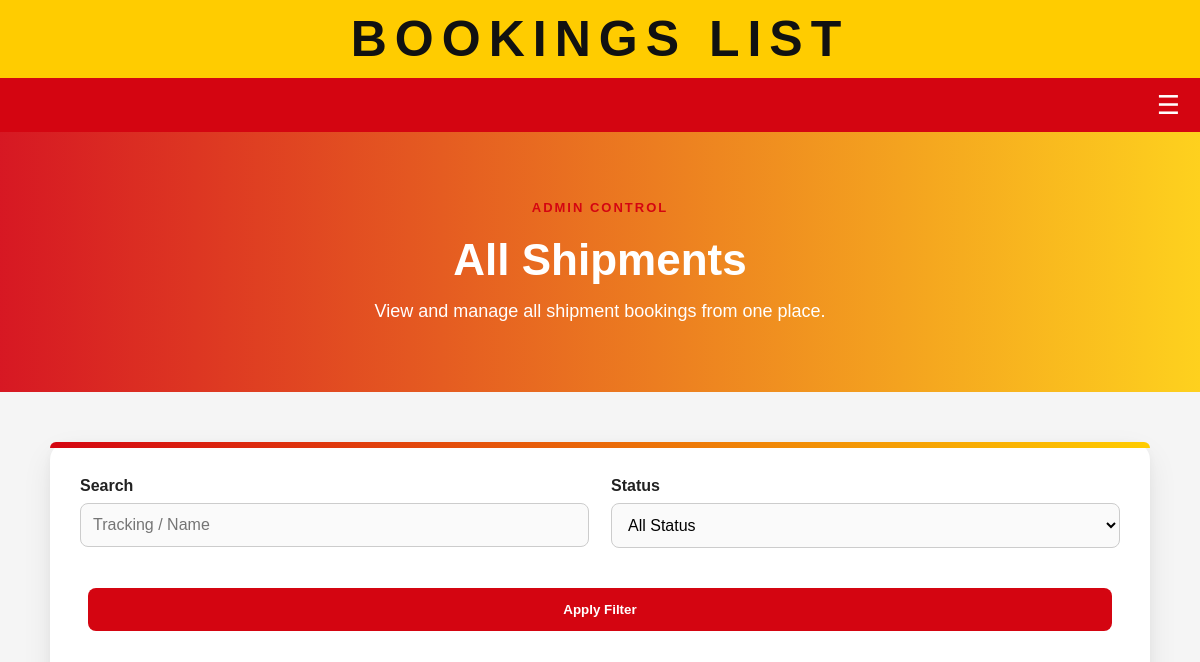
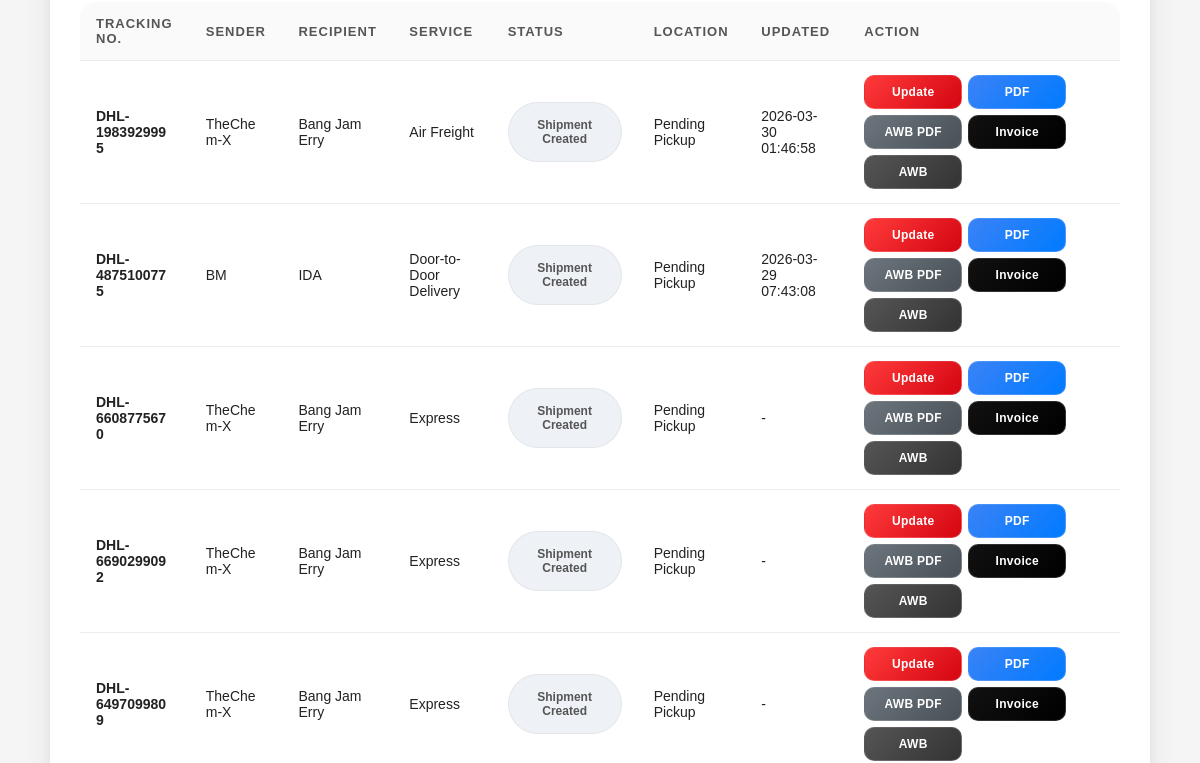
Page /admin/bookings (signed in, upper part) on the earlier database version (2 pictures, top to bottom).
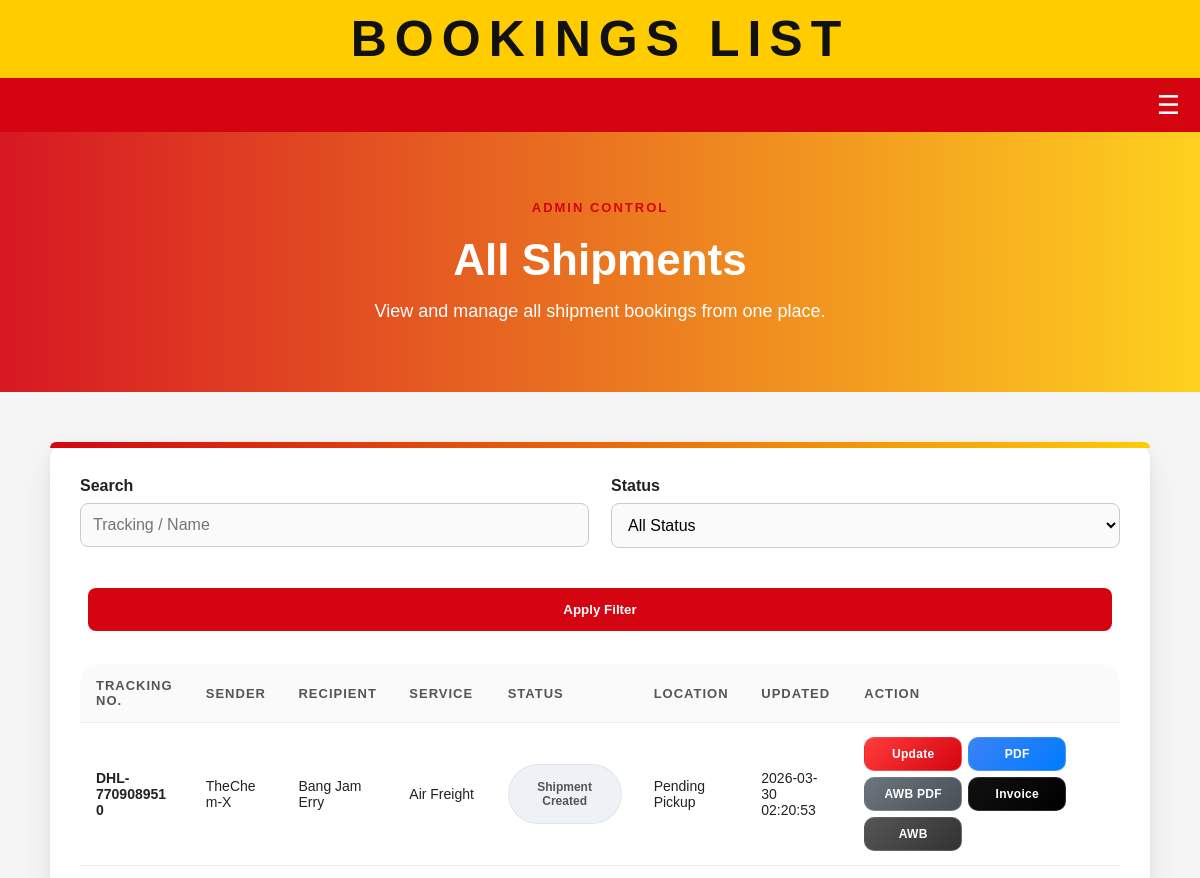
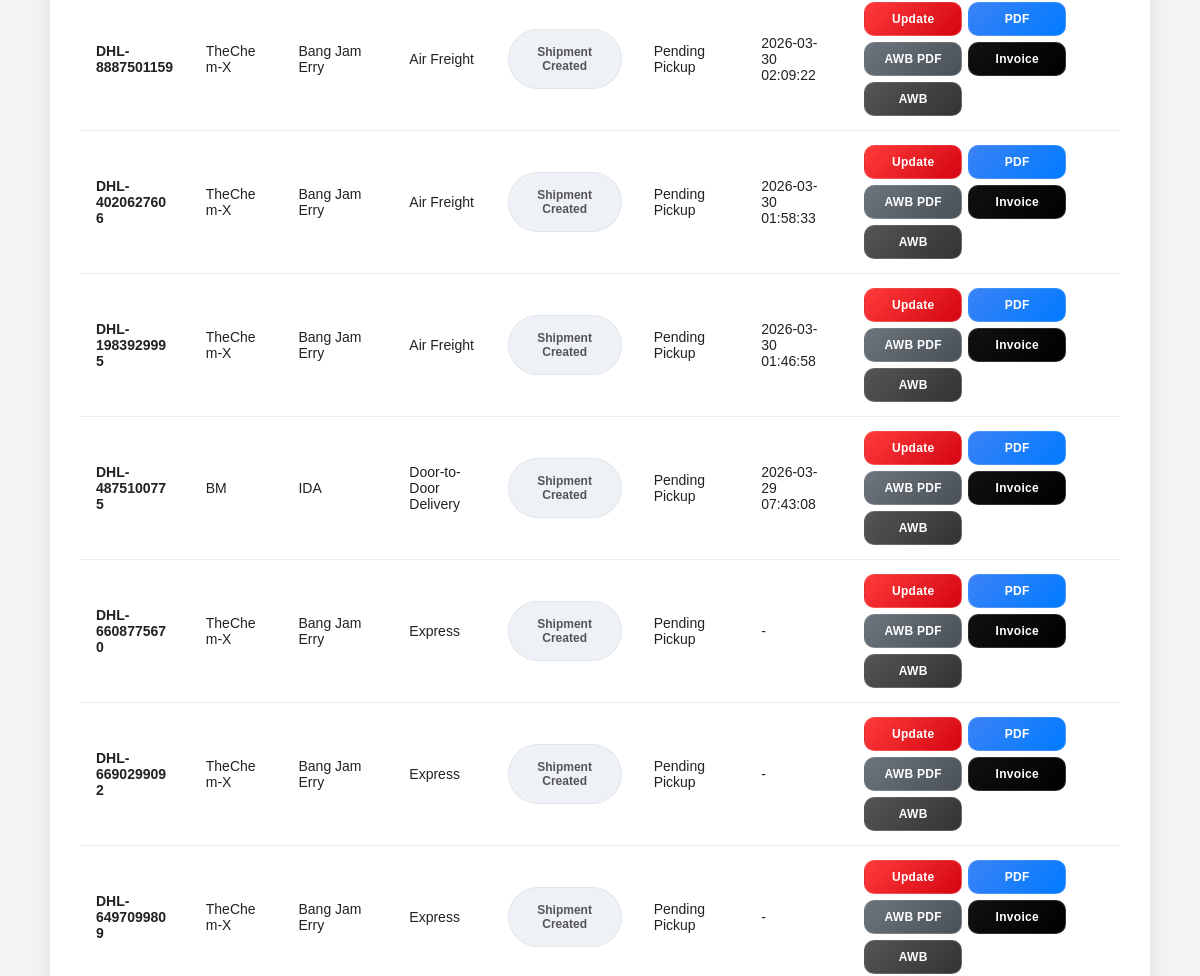
Same page on the later database version (2 pictures, top to bottom).
### tables this page shows
CREATE TABLE bookings (
            id INTEGER PRIMARY KEY AUTOINCREMENT,
            sender_name TEXT NOT NULL,
            sender_phone TEXT NOT NULL,
            recipient_name TEXT NOT NULL,
            recipient_phone TEXT NOT NULL,
            address TEXT NOT NULL,
            weight REAL NOT NULL,
            dimensions TEXT NOT NULL,
            service_type TEXT NOT NULL,
            tracking_number TEXT NOT NULL
        , status TEXT DEFAULT 'Shipment Created', current_location TEXT DEFAULT 'Pending Pickup', updated_at TEXT DEFAULT '', email TEXT);

### app.py (the view, shortened to what this page needs)
@app.route("/admin/bookings")
def admin_bookings():
    if not session.get("logged_in"):
        return redirect(url_for("login"))
    search = request.args.get("search", "").strip()
    status = request.args.get("status", "").strip()
    conn = sqlite3.connect("shipping.db")
    c = conn.cursor()
    query = """
        SELECT id, tracking_number, sender_name, recipient_name, service_type,
               status, current_location, updated_at
        FROM bookings
        WHERE 1=1
    """
    params = []
    if status:
        query += " AND status = ?"
        params.append(status)
    query += " ORDER BY id DESC"
    c.execute(query, params)
    bookings = c.fetchall()
    conn.close()
    return render_template(
        "bookings_list.html",
        bookings=bookings,
        search=search,
        status=status
    )

### templates/bookings_list.html (shortened to what this page needs)
<!DOCTYPE html>
<html>
<head>
    <link rel="stylesheet" href="{{ url_for('static', filename='style.css') }}">
    <link rel="stylesheet" href="https://cdnjs.cloudflare.com/ajax/libs/font-awesome/6.5.0/css/all.min.css">
</head>
<body>
<header class="top-header">
    <div class="header-inner">
        <div class="title-wrap">
            <h1>BOOKINGS LIST</h1>
        </div>
        <div class="header-space"></div>
    </div>
</header>
<nav class="top-nav">
    <div class="nav-right">
        <div class="hamburger" onclick="toggleMenu()">
            ☰
        </div>
    </div>
</nav>
<section class="booking-hero">
    <div class="booking-hero-overlay">
        <div class="booking-hero-content">
            <span class="section-tag">ADMIN CONTROL</span>
            <h2>All Shipments</h2>
            <p>View and manage all shipment bookings from one place.</p>
        </div>
    </div>
</section>
<section class="booking-section">
    <div class="booking-card">
        <div class="booking-card-top-line"></div>
        <form method="GET" class="booking-form filter-bar">
            <div class="form-grid">
                <div class="form-group">
                    <label>Search</label>
                    <input type="text" name="search" placeholder="Tracking / Name" value="{{ search }}">
                </div>
                <div class="form-group">
                    <label>Status</label>
                    <select name="status">
                        <option value="">All Status</option>
                    </select>
                </div>
                <div class="form-group form-group-full filter-btn">
                    <button type="submit" class="btn">Apply Filter</button>
                </div>
            </div>
        </form>
        {% if bookings %}
            <div class="bookings-table-wrap">
                <table class="bookings-table">
                    <thead>
                        <tr>
                            <th>Tracking No.</th>
                            <th>Sender</th>
                            <th>Recipient</th>
                            <th>Service</th>
                            <th>Status</th>
                            <th>Location</th>
                            <th>Updated</th>
                            <th>Action</th>
                        </tr>
                    </thead>
                    <tbody>
                        {% for booking in bookings %}
                            <tr>
                                <td><strong>{{ booking[1] }}</strong></td>
                                <td>{{ booking[2] }}</td>
                                <td>{{ booking[3] }}</td>
                                <td>{{ booking[4] }}</td>
                                <td>
                                    {% set current_status = booking[5] if booking[5] else "Shipment Created" %}
                                    <span class="
                                        table-status
                                        {% if current_status == 'Delivered' %}
                                            status-delivered
                                        {% elif current_status in ['Picked Up', 'At Sorting Hub', 'In Transit', 'Arrived at Destination Hub', 'Out for Delivery'] %}
                                            status-transit
                                        {% else %}
                                            status-created
                                        {% endif %}
                                    ">
                                        {{ current_status }}
                                    </span>
                                </td>
                                <td>{{ booking[6] if booking[6] else "Pending Pickup" }}</td>
                                <td>{{ booking[7] if booking[7] else "-" }}</td>
                                <td>
    <div class="action-group">
        <a href="/admin/shipment-update?tracking_number={{ booking[1] }}" class="small-action-btn action-update">
            Update
        </a>
        <a href="/invoice-pdf/{{ booking[1] }}" class="small-action-btn action-pdf">
            PDF
        </a>
        <a href="/awb-pdf/{{ booking[1] }}" class="small-action-btn action-awbpdf">
            AWB PDF
        </a>
        <a href="/invoice/{{ booking[1] }}" class="small-action-btn action-invoice" target="_blank">
            Invoice
        </a>
        <a href="/awb/{{ booking[1] }}" class="small-action-btn action-awb" target="_blank">
            AWB
        </a>
    </div>
</td>
                            </tr>
                        {% endfor %}
                    </tbody>
                </table>
            </div>
        {% else %}
            <div class="shipment-info-card">
                <h4>No bookings found</h4>
                <p>Try adjusting your search or filter.</p>
            </div>
        {% endif %}
    </div>
</section>
</body>
</html>

Differences in the rows shown:
added bookings: tracking_number "DHL-7709089510", sender_name "TheChem-X", recipient_name "Bang Jam Erry", service_type "Air Freight", status "Shipment Created", current_location "Pending Pickup", updated_at "2026-03-30 02:20:53"
added bookings: tracking_number "DHL-8887501159", sender_name "TheChem-X", recipient_name "Bang Jam Erry", service_type "Air Freight", status "Shipment Created", current_location "Pending Pickup", updated_at "2026-03-30 02:09:22"
added bookings: tracking_number "DHL-4020627606", sender_name "TheChem-X", recipient_name "Bang Jam Erry", service_type "Air Freight", status "Shipment Created", current_location "Pending Pickup", updated_at "2026-03-30 01:58:33"
